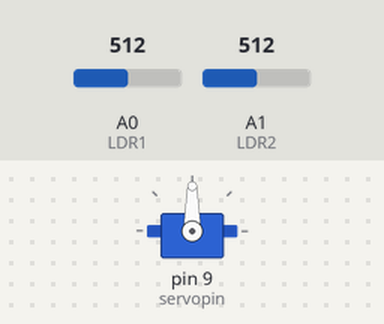
A sketch run on a simulated Arduino Uno, built with avr-gcc and run on an emulated ATmega328P. Shown: servo. Inputs (shaded band) come from the test bench; at power-on: A0 (LDR1) = 512, A1 (LDR2) = 512.

Above: at 3.2 s.
3.3 s: A0 (LDR1) set to 526
At 4.45 s:
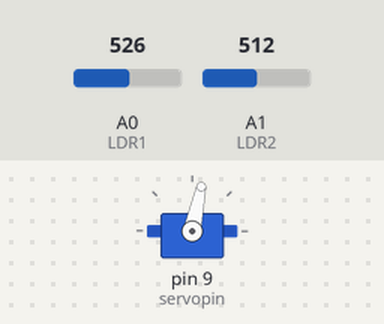
6.3 s: A0 (LDR1) set to 306
9.3 s: A1 (LDR2) set to 325
At 10.47 s:
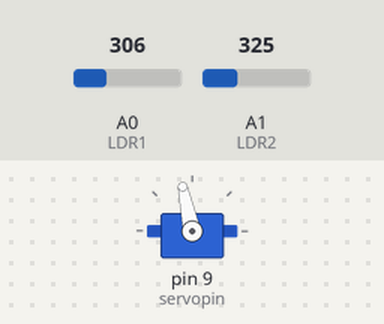
12.3 s: A1 (LDR2) set to 311
At 12.3 s:
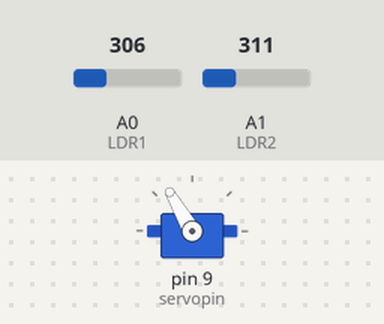
13.8 s: A0 (LDR1) set to 297
At 15.79 s:
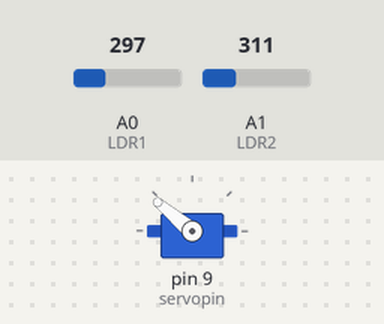
16.8 s: A0 (LDR1) set to 511
Timing chart, 0 to 27.4 s (numbered marks = the images above; inputs shaded):
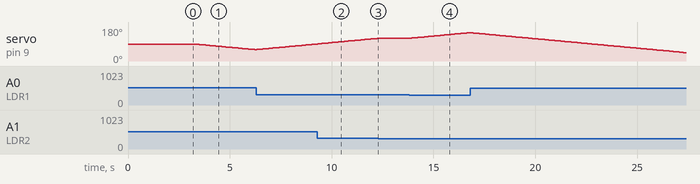

The sketch:

solar_1servo.ino
```cpp
#include <Servo.h>      //including the library of servo motor
Servo sg90;             //initializing a variable for servo named sg90
int initial_position = 90;   //Declaring the initial position at 90
int LDR1 = A0;          //Pin at which LDR is connected
int LDR2 = A1;          //Pin at which LDR is connected
int error = 5;          //initializing variable for error
int servopin=9;
void setup()
{

  sg90.attach(servopin);  // attaches the servo on pin 9
  pinMode(LDR1, INPUT);   //Making the LDR pin as input
  pinMode(LDR2, INPUT);
  sg90.write(initial_position);   //Move servo at 90 degree
  delay(2000);            // giving a delay of 2 seconds
}

void loop()
{
  int R1 = analogRead(LDR1); // reading value from LDR 1
  int R2 = analogRead(LDR2); // reading value from LDR 2
  int diff1= abs(R1 - R2);   // Calculating the difference between the LDR's
  int diff2= abs(R2 - R1);

  if((diff1 <= error) || (diff2 <= error)) {
    //if the difference is under the error then do nothing
  } else {
    if(R1 > R2)
    {
      initial_position = --initial_position;  //Move the servo towards 0 degree
    }
    if(R1 < R2)
    {
      initial_position = ++initial_position; //Move the servo towards 180 degree
    }
  }
  sg90.write(initial_position); // write the position to servo
  delay(100);
}
```

Measured:
- the behaviour switches between 517 and 518 on A0 (LDR1) (found by bisection; images 0 and 1)
- the behaviour switches between 312 and 311 on A1 (LDR2) (found by bisection; images 2 and 3)
- the behaviour switches between 306 and 305 on A0 (LDR1) (found by bisection; images 3 and 4)
- after the input at 3.3 s, servo on pin 9 (servopin): moves from 90° to 60° over 2.9 s, starting at once
- after the input at 12.3 s, servo on pin 9 (servopin): stays 120° (without the input it goes to 121° after 0.03 s)
- after the input at 13.8 s, servo on pin 9 (servopin): moves from 120° to 150° over 2.9 s, starting at once
